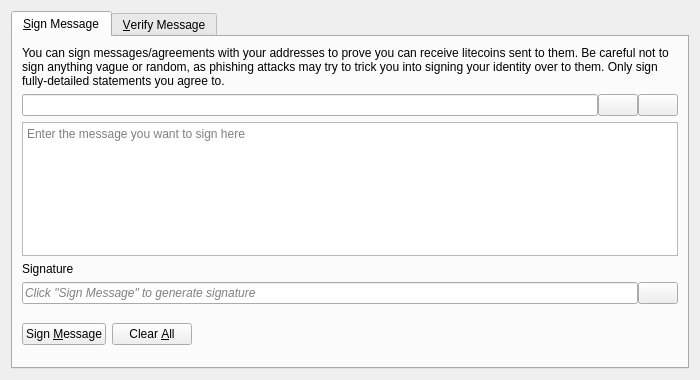
<?xml version="1.0" encoding="UTF-8"?>
<ui version="4.0">
 <class>SignVerifyMessageDialog</class>
 <widget class="QDialog" name="SignVerifyMessageDialog">
  <property name="geometry">
   <rect>
    <x>0</x>
    <y>0</y>
    <width>700</width>
    <height>380</height>
   </rect>
  </property>
  <property name="windowTitle">
   <string>Signatures - Sign / Verify a Message</string>
  </property>
  <property name="modal">
   <bool>true</bool>
  </property>
  <layout class="QVBoxLayout" name="verticalLayout">
   <item>
    <widget class="QTabWidget" name="tabWidget">
     <property name="currentIndex">
      <number>0</number>
     </property>
     <widget class="QWidget" name="tabSignMessage">
      <attribute name="title">
       <string>&amp;Sign Message</string>
      </attribute>
      <layout class="QVBoxLayout" name="verticalLayout_SM">
       <item>
        <widget class="QLabel" name="infoLabel_SM">
         <property name="text">
          <string>You can sign messages/agreements with your addresses to prove you can receive litecoins sent to them. Be careful not to sign anything vague or random, as phishing attacks may try to trick you into signing your identity over to them. Only sign fully-detailed statements you agree to.</string>
         </property>
         <property name="textFormat">
          <enum>Qt::PlainText</enum>
         </property>
         <property name="wordWrap">
          <bool>true</bool>
         </property>
        </widget>
       </item>
       <item>
        <layout class="QHBoxLayout" name="horizontalLayout_1_SM">
         <property name="spacing">
          <number>0</number>
         </property>
         <item>
          <widget class="QValidatedLineEdit" name="addressIn_SM">
           <property name="toolTip">
            <string>The Litecoin address to sign the message with</string>
           </property>
          </widget>
         </item>
         <item>
          <widget class="QPushButton" name="addressBookButton_SM">
           <property name="toolTip">
            <string>Choose previously used address</string>
           </property>
           <property name="text">
            <string/>
           </property>
           <property name="icon">
            <iconset resource="../bitcoin.qrc">
             <normaloff>:/icons/address-book</normaloff>:/icons/address-book</iconset>
           </property>
           <property name="shortcut">
            <string>Alt+A</string>
           </property>
           <property name="autoDefault">
            <bool>false</bool>
           </property>
          </widget>
         </item>
         <item>
          <widget class="QPushButton" name="pasteButton_SM">
           <property name="toolTip">
            <string>Paste address from clipboard</string>
           </property>
           <property name="text">
            <string/>
           </property>
           <property name="icon">
            <iconset resource="../bitcoin.qrc">
             <normaloff>:/icons/editpaste</normaloff>:/icons/editpaste</iconset>
           </property>
           <property name="shortcut">
            <string>Alt+P</string>
           </property>
           <property name="autoDefault">
            <bool>false</bool>
           </property>
          </widget>
         </item>
        </layout>
       </item>
       <item>
        <widget class="QPlainTextEdit" name="messageIn_SM">
         <property name="toolTip">
          <string>Enter the message you want to sign here</string>
         </property>
         <property name="placeholderText">
          <string>Enter the message you want to sign here</string>
         </property>
        </widget>
       </item>
       <item>
        <widget class="QLabel" name="signatureLabel_SM">
         <property name="text">
          <string>Signature</string>
         </property>
         <property name="textFormat">
          <enum>Qt::PlainText</enum>
         </property>
        </widget>
       </item>
       <item>
        <layout class="QHBoxLayout" name="horizontalLayout_2_SM">
         <property name="spacing">
          <number>0</number>
         </property>
         <item>
          <widget class="QLineEdit" name="signatureOut_SM">
           <property name="placeholderText">
            <string>Click "Sign Message" to generate signature</string>
           </property>
           <property name="font">
            <font>
             <italic>true</italic>
            </font>
           </property>
           <property name="readOnly">
            <bool>true</bool>
           </property>
          </widget>
         </item>
         <item>
          <widget class="QPushButton" name="copySignatureButton_SM">
           <property name="toolTip">
            <string>Copy the current signature to the system clipboard</string>
           </property>
           <property name="text">
            <string/>
           </property>
           <property name="icon">
            <iconset resource="../bitcoin.qrc">
             <normaloff>:/icons/editcopy</normaloff>:/icons/editcopy</iconset>
           </property>
           <property name="autoDefault">
            <bool>false</bool>
           </property>
          </widget>
         </item>
        </layout>
       </item>
       <item>
        <layout class="QHBoxLayout" name="horizontalLayout_3_SM">
         <item>
          <widget class="QPushButton" name="signMessageButton_SM">
           <property name="toolTip">
            <string>Sign the message to prove you own this Litecoin address</string>
           </property>
           <property name="text">
            <string>Sign &amp;Message</string>
           </property>
           <property name="icon">
            <iconset resource="../bitcoin.qrc">
             <normaloff>:/icons/edit</normaloff>:/icons/edit</iconset>
           </property>
           <property name="autoDefault">
            <bool>false</bool>
           </property>
          </widget>
         </item>
         <item>
          <widget class="QPushButton" name="clearButton_SM">
           <property name="toolTip">
            <string>Reset all sign message fields</string>
           </property>
           <property name="text">
            <string>Clear &amp;All</string>
           </property>
           <property name="icon">
            <iconset resource="../bitcoin.qrc">
             <normaloff>:/icons/remove</normaloff>:/icons/remove</iconset>
           </property>
           <property name="autoDefault">
            <bool>false</bool>
           </property>
          </widget>
         </item>
         <item>
          <spacer name="horizontalSpacer_1_SM">
           <property name="orientation">
            <enum>Qt::Horizontal</enum>
           </property>
           <property name="sizeHint" stdset="0">
            <size>
             <width>40</width>
             <height>48</height>
            </size>
           </property>
          </spacer>
         </item>
         <item>
          <widget class="QLabel" name="statusLabel_SM">
           <property name="font">
            <font>
             <weight>75</weight>
             <bold>true</bold>
            </font>
           </property>
           <property name="text">
            <string/>
           </property>
           <property name="wordWrap">
            <bool>true</bool>
           </property>
          </widget>
         </item>
         <item>
          <spacer name="horizontalSpacer_2_SM">
           <property name="orientation">
            <enum>Qt::Horizontal</enum>
           </property>
           <property name="sizeHint" stdset="0">
            <size>
             <width>40</width>
             <height>48</height>
            </size>
           </property>
          </spacer>
         </item>
        </layout>
       </item>
      </layout>
     </widget>
     <widget class="QWidget" name="tabVerifyMessage">
      <attribute name="title">
       <string>&amp;Verify Message</string>
      </attribute>
      <layout class="QVBoxLayout" name="verticalLayout_VM">
       <item>
        <widget class="QLabel" name="infoLabel_VM">
         <property name="text">
          <string>Enter the receiver's address, message (ensure you copy line breaks, spaces, tabs, etc. exactly) and signature below to verify the message. Be careful not to read more into the signature than what is in the signed message itself, to avoid being tricked by a man-in-the-middle attack. Note that this only proves the signing party receives with the address, it cannot prove sendership of any transaction!</string>
         </property>
         <property name="textFormat">
          <enum>Qt::PlainText</enum>
         </property>
         <property name="alignment">
          <set>Qt::AlignLeading|Qt::AlignLeft|Qt::AlignTop</set>
         </property>
         <property name="wordWrap">
          <bool>true</bool>
         </property>
        </widget>
       </item>
       <item>
        <layout class="QHBoxLayout" name="horizontalLayout_1_VM">
         <property name="spacing">
          <number>0</number>
         </property>
         <item>
          <widget class="QValidatedLineEdit" name="addressIn_VM">
           <property name="toolTip">
            <string>The Litecoin address the message was signed with</string>
           </property>
          </widget>
         </item>
         <item>
          <widget class="QPushButton" name="addressBookButton_VM">
           <property name="toolTip">
            <string>Choose previously used address</string>
           </property>
           <property name="text">
            <string/>
           </property>
           <property name="icon">
            <iconset resource="../bitcoin.qrc">
             <normaloff>:/icons/address-book</normaloff>:/icons/address-book</iconset>
           </property>
           <property name="shortcut">
            <string>Alt+A</string>
           </property>
           <property name="autoDefault">
            <bool>false</bool>
           </property>
          </widget>
         </item>
        </layout>
       </item>
       <item>
        <widget class="QPlainTextEdit" name="messageIn_VM">
          <property name="toolTip">
            <string>The signed message to verify</string>
          </property>
          <property name="placeholderText">
            <string>The signed message to verify</string>
          </property>
        </widget>
       </item>
       <item>
        <widget class="QValidatedLineEdit" name="signatureIn_VM">
          <property name="toolTip">
            <string>The signature given when the message was signed</string>
          </property>
          <property name="placeholderText">
            <string>The signature given when the message was signed</string>
          </property>
        </widget>
       </item>
       <item>
        <layout class="QHBoxLayout" name="horizontalLayout_2_VM">
         <item>
          <widget class="QPushButton" name="verifyMessageButton_VM">
           <property name="toolTip">
            <string>Verify the message to ensure it was signed with the specified Litecoin address</string>
           </property>
           <property name="text">
            <string>Verify &amp;Message</string>
           </property>
           <property name="icon">
            <iconset resource="../bitcoin.qrc">
             <normaloff>:/icons/transaction_0</normaloff>:/icons/transaction_0</iconset>
           </property>
           <property name="autoDefault">
            <bool>false</bool>
           </property>
          </widget>
         </item>
         <item>
          <widget class="QPushButton" name="clearButton_VM">
           <property name="toolTip">
            <string>Reset all verify message fields</string>
           </property>
           <property name="text">
            <string>Clear &amp;All</string>
           </property>
           <property name="icon">
            <iconset resource="../bitcoin.qrc">
             <normaloff>:/icons/remove</normaloff>:/icons/remove</iconset>
           </property>
           <property name="autoDefault">
            <bool>false</bool>
           </property>
          </widget>
         </item>
         <item>
          <spacer name="horizontalSpacer_1_VM">
           <property name="orientation">
            <enum>Qt::Horizontal</enum>
           </property>
           <property name="sizeHint" stdset="0">
            <size>
             <width>40</width>
             <height>48</height>
            </size>
           </property>
          </spacer>
         </item>
         <item>
          <widget class="QLabel" name="statusLabel_VM">
           <property name="font">
            <font>
             <weight>75</weight>
             <bold>true</bold>
            </font>
           </property>
           <property name="text">
            <string/>
           </property>
           <property name="wordWrap">
            <bool>true</bool>
           </property>
          </widget>
         </item>
         <item>
          <spacer name="horizontalSpacer_2_VM">
           <property name="orientation">
            <enum>Qt::Horizontal</enum>
           </property>
           <property name="sizeHint" stdset="0">
            <size>
             <width>40</width>
             <height>48</height>
            </size>
           </property>
          </spacer>
         </item>
        </layout>
       </item>
      </layout>
     </widget>
    </widget>
   </item>
  </layout>
 </widget>
 <customwidgets>
  <customwidget>
   <class>QValidatedLineEdit</class>
   <extends>QLineEdit</extends>
   <header>qt/qvalidatedlineedit.h</header>
  </customwidget>
 </customwidgets>
 <resources>
  <include location="../bitcoin.qrc"/>
 </resources>
 <connections/>
</ui>
